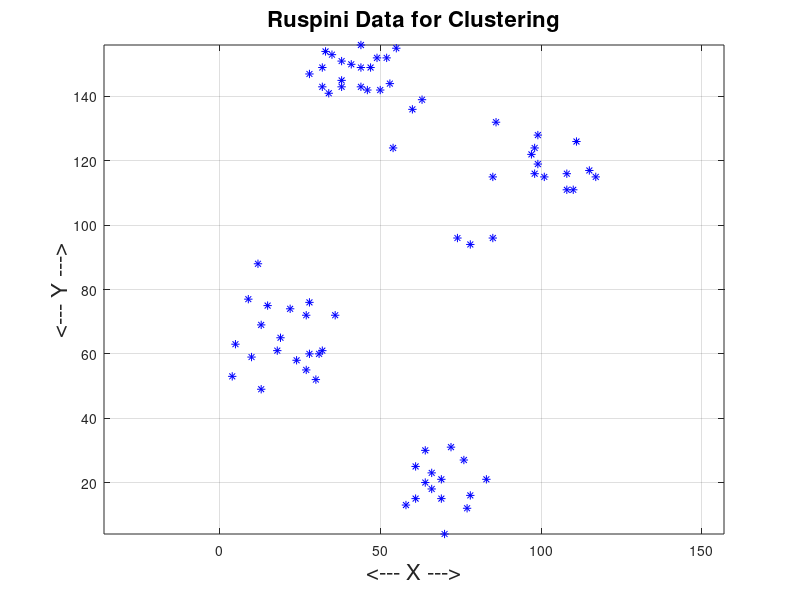
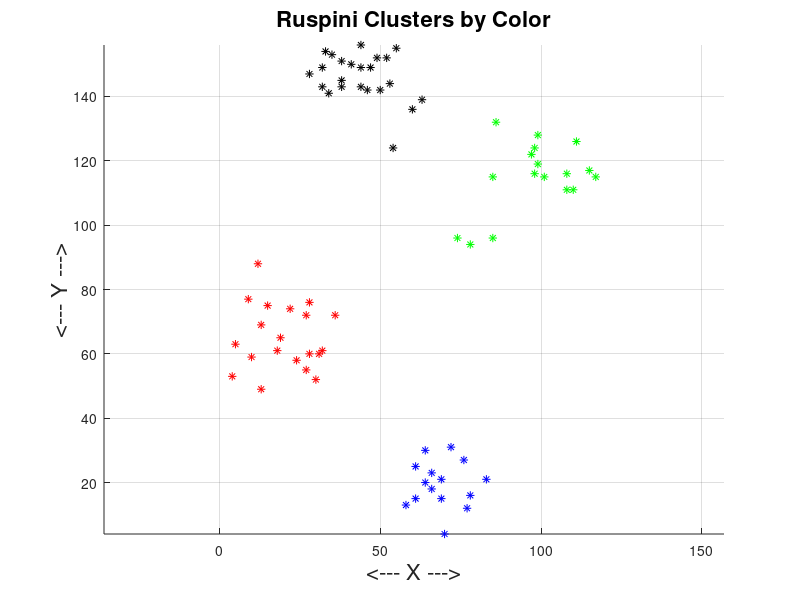

MATLAB code for these plots, in order:
function matlab_kmeans_test01 ( )

%*****************************************************************************80
%
%% MATLAB_KMEANS_TEST01 clusters the Ruspini data.
%
%  Licensing:
%
%    This code is distributed under the GNU LGPL license.
%
%  Modified:
%
%    01 September 2013
%
%  Author:
%
%    John Burkardt
%
  fprintf ( 1, '\n' );
  fprintf ( 1, 'MATLAB_KMEANS_TEST01\n' );
  fprintf ( 1, '  MATLAB version\n' );
  fprintf ( 1, '  Cluster the Ruspini data, comprising N = 75 points\n' );
  fprintf ( 1, '  in M = 2 dimensions, \n' );
  fprintf ( 1, '  which naturally fall into K = 4 clusters.\n' );

  x = load ( 'x_m2_n75.txt' );
%
%  Display the data.
%
  figure ( 1 )
  plot ( x(:,1), x(:,2), 'b*' );
  xlabel ( '<--- X --->', 'Fontsize', 16 );
  ylabel ( '<--- Y --->', 'Fontsize', 16 );
  title ( 'Ruspini Data for Clustering', 'Fontsize', 16 );
  grid on;
  axis equal;
  filename = 'x_m2_n75.png';
  print ( '-dpng', filename );
  fprintf ( 1, '\n' );
  fprintf ( 1, '  Saved graphics file as "%s"\n', filename );
%
%  Cluster the data.
%
  k = 4;
  idx = kmeans ( x, k );

  figure ( 2 )
  hold on
  i1 = find ( idx == 1 );
  x1 = x(i1,:);
  plot ( x1(:,1), x1(:,2), 'r*' );

  i2 = find ( idx == 2 );
  x2 = x(i2,:);
  plot ( x2(:,1), x2(:,2), 'g*' );

  i3 = find ( idx == 3 );
  x3 = x(i3,:);
  plot ( x3(:,1), x3(:,2), 'b*' );

  i4 = find ( idx == 4 );
  x4 = x(i4,:);
  plot ( x4(:,1), x4(:,2), 'k*' );

  xlabel ( '<--- X --->', 'Fontsize', 16 );
  ylabel ( '<--- Y --->', 'Fontsize', 16 );
  title ( 'Ruspini Clusters by Color', 'Fontsize', 16 );
  grid on;
  axis equal;
  hold off

  filename = 'x_m2_n75_k4.png';
  print ( '-dpng', filename );
  fprintf ( 1, '\n' );
  fprintf ( 1, '  Saved graphics file as "%s"\n', filename );

  return
end
